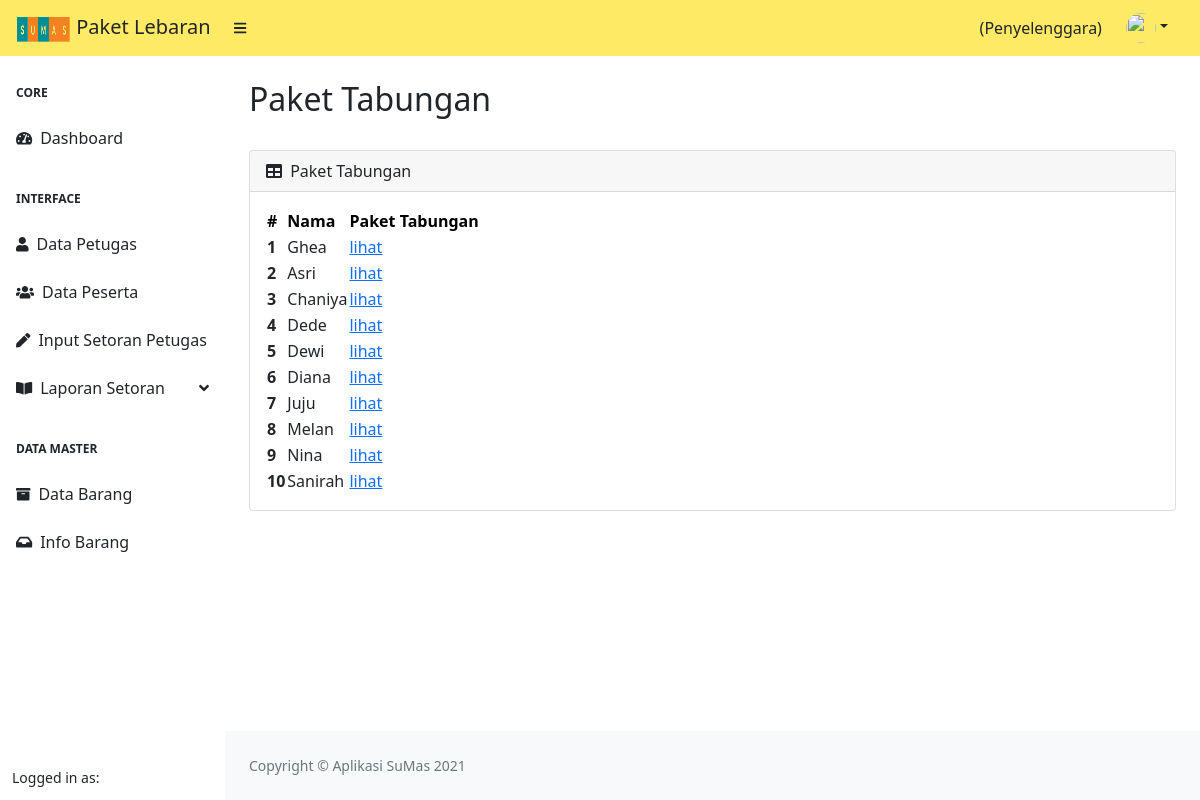
Page /index.php/penyelenggara/paket_tabungan on the earlier database version.
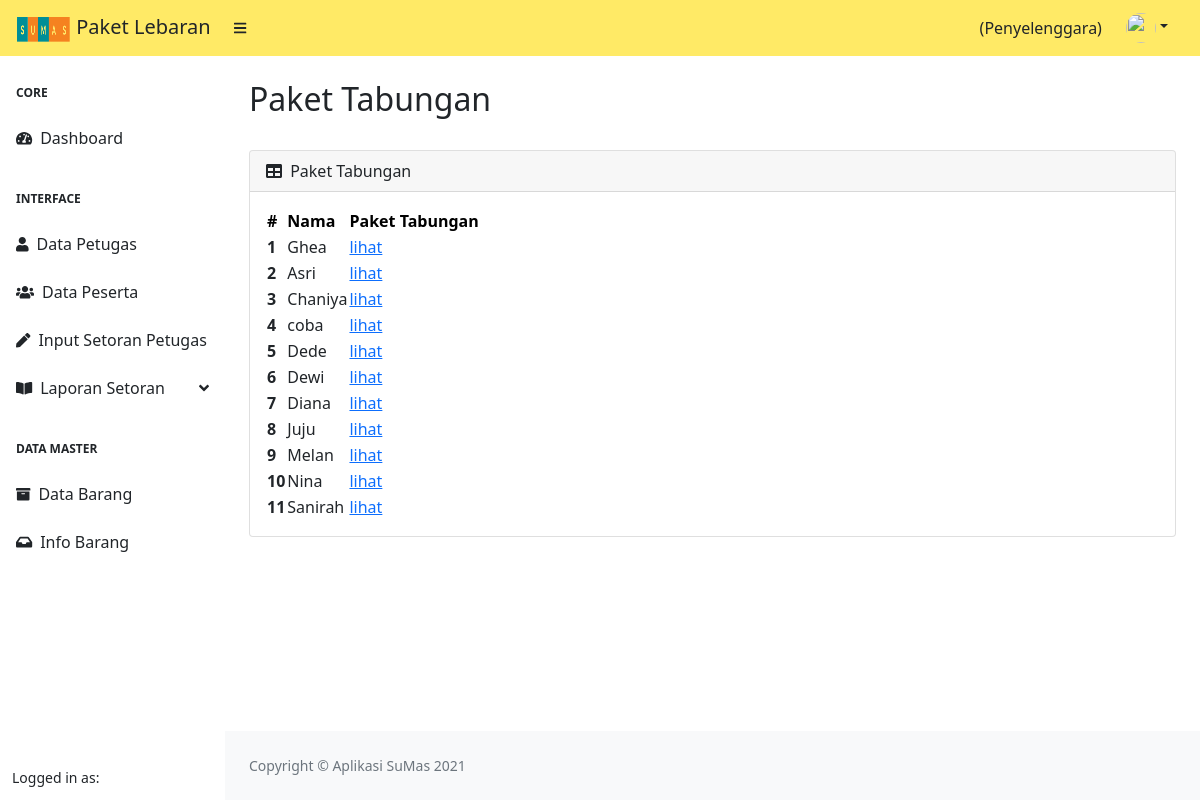
Same page on the later database version.
### tables this page shows
CREATE TABLE `user` (
  `id` int(11) NOT NULL,
  `nama_lengkap` varchar(225) NOT NULL,
  `alamat` varchar(225) NOT NULL,
  `no_hp` varchar(20) NOT NULL,
  `username` varchar(255) NOT NULL,
  `image` varchar(225) NOT NULL,
  `password` varchar(255) NOT NULL,
  `status` varchar(10) NOT NULL,
  `tabungan` varchar(225) DEFAULT NULL,
  `nama_petugas` varchar(50) NOT NULL,
  `id_petugas` int(11) NOT NULL,
  `created_at` datetime DEFAULT NULL
);

CREATE TABLE `target_barang` (
  `id_target_barang` int(11) NOT NULL,
  `id_user` int(11) NOT NULL,
  `id_barang` int(11) NOT NULL
);

### application/controllers/Penyelenggara.php (called while the page is built, shortened)
<?php
class Penyelenggara extends CI_Controller
{
    public function __construct()
    {
        $this->load->model('M_DataMaster');
        $this->load->model('M_Penyelenggara');
        $this->load->library('form_validation');
    }
    public function paket_tabungan()
    {
        $data['title'] = 'Paket Tabungan';
        $data['user'] = $this->db->get_where('penyelenggara', ['username' => $this->session->userdata('username')])->row_array();
        $data['rows'] = $this->M_Penyelenggara->getData()->result();
        $this->load->view('templates/header', $data);
        $this->load->view('templates/sidebar_penyelenggara', $data);
        $this->load->view('penyelenggara/paket_tabungan');
        $this->load->view('templates/footer');
    }
}

### index.php (called while the page is built, shortened)
<?php
require_once BASEPATH.'core/CodeIgniter.php';

### application/models/M_Penyelenggara.php (called while the page is built, shortened)
<?php
class M_Penyelenggara extends CI_Model
{
    public function getData()
    {
        $this->db->select('*, user.id as id_user');
        $this->db->from('user');
        $this->db->join('target_barang', 'target_barang.id_user = user.id', 'left');
        $this->db->join('barang', 'barang.id = target_barang.id_barang', 'left');
        $this->db->group_by('username');
        return $this->db->get();
    }
}

### application/views/penyelenggara/paket_tabungan.php (the view, shortened to what this page needs)
<div id="layoutSidenav_content">
    <main>
        <div class="container-fluid px-4">
            <h2 class="mt-4"><?= $title;  ?></h2>
            <div class="row">
                <div class="col-md-12">
                    <div class="card mb-4">
                        <div class="card-header">
                            <i class="fas fa-table me-1"></i>
                            Paket Tabungan
                        </div>
                        <div class="card-body">
                            <table id="datatablesSimple">
                                <thead>
                                    <tr class="table-warning">
                                        <th>#</th>
                                        <th>Nama</th>
                                        <th>Paket Tabungan</th>
                                    </tr>
                                </thead>
                                <tbody>
                                    <?php
                                    $count = 0;
                                    foreach ($rows as $row) :
                                        $count = $count + 1;
                                    ?>
                                        <tr>
                                            <th scope="row"><?= $count ?></th>
                                            <td><?= $row->nama_lengkap ?></td>
                                            <td><a href="<?= base_url('penyelenggara/detail_tabungan/') . $row->id_user  ?>">lihat</a></td>
                                        </tr>
                                    <?php endforeach; ?>
                                </tbody>
                            </table>
                        </div>
                    </div>
                </div>
            </div>
        </div>
    </main>

### application/views/templates/header.php (shortened to what this page needs)
<!DOCTYPE html>
<html lang="en">
<head>
    <link href="https://cdn.jsdelivr.net/npm/simple-datatables@latest/dist/style.css" rel="stylesheet" />
    <link href="<?= base_url('assets/css/styles.css')  ?>" rel="stylesheet" />
</head>

### application/views/templates/sidebar_penyelenggara.php (shortened to what this page needs)
<body class="sb-nav-fixed">
    <nav class="sb-topnav navbar navbar-expand navbar-dark" style="background-color: #ffea66;">
        <a class="navbar-brand ps-3 text-dark" href="<?= base_url('penyelenggara') ?>"><img src="<?= base_url('assets/img/logo/logo.png') ?>" alt="" width="55" height="30"> Paket Lebaran</a>
        <button class="btn btn-link btn-sm order-1 order-lg-0 me-4 me-lg-0 text-dark" id="sidebarToggle" href="#!"><i class="fas fa-bars"></i></button>
        <form class="d-none d-md-inline-block form-inline ms-auto me-0 me-md-3 my-2 my-md-0">
            <div class="input-group">
                <label for="" class="text-dark"><?= $user['nama_lengkap']; ?> (Penyelenggara)</label>
            </div>
        </form>
        <ul class="navbar-nav ms-auto ms-md-0 me-3 me-lg-4">
            <li class="nav-item dropdown">
                <a class="nav-link dropdown-toggle text-dark" id="navbarDropdown" href="#" role="button" data-bs-toggle="dropdown" aria-expanded="false"><img src="<?= base_url('assets/img/profile/') . $user['image']  ?>" alt="" class="img-fluid rounded-circle" style="width: 30px; height: 30px;"></a>
            </li>
        </ul>
    </nav>
    <div id="layoutSidenav">
        <div id="layoutSidenav_nav">
            <nav class="sb-sidenav accordion" id="sidenavAccordion">
                <div class="sb-sidenav-menu">
                    <div class="nav">
                        <div class="sb-sidenav-menu-heading">Core</div>
                        <a class="nav-link text-dark" href="<?= base_url('penyelenggara')  ?>">
                            <div class="sb-nav-link-icon text-dark"><i class="fas fa-tachometer-alt"></i></div>
                            Dashboard
                        </a>
                        <div class="sb-sidenav-menu-heading">Interface</div>
                        <a class="nav-link text-dark" href="<?= base_url('penyelenggara/data_petugas')  ?>">
                            <div class="sb-nav-link-icon text-dark"><i class="fas fa-user"></i></div>
                            Data Petugas
                        </a>
                        <a class="nav-link text-dark" href="<?= base_url('penyelenggara/data_peserta')  ?>">
                            <div class="sb-nav-link-icon text-dark"><i class="fas fa-users"></i></div>
                            Data Peserta
                        </a>
                        <a class="nav-link text-dark" href="<?= base_url('penyelenggara/pembayaran_offline')  ?>">
                            <div class="sb-nav-link-icon text-dark"><i class="fas fa-pen"></i></div>
                            Input Setoran Petugas
                        </a>
                        <a class="nav-link text-dark" href="#" data-bs-toggle="collapse" data-bs-target="#collapseLayouts" aria-expanded="false" aria-controls="collapseLayouts">
                            <div class="sb-nav-link-icon text-dark"><i class="fas fa-book-open"></i></div>
                            Laporan Setoran
                            <div class="sb-sidenav-collapse-arrow text-dark"><i class="fas fa-angle-down"></i></div>
                        </a>
                        <div class="sb-sidenav-menu-heading">Data Master</div>
                        <a class="nav-link text-dark" href="<?= base_url('penyelenggara/data_barang')  ?>">
                            <div class="sb-nav-link-icon text-dark"><i class="fas fa-archive"></i></div>
                            Data Barang
                        </a>
                        <a class="nav-link text-dark" href="<?= base_url('penyelenggara/info_barang')  ?>">
                            <div class="sb-nav-link-icon text-dark"><i class="fas fa-inbox"></i></div>
                            Info Barang
                        </a>
                    </div>
                </div>
                <div class="sb-sidenav-footer">
                    <div class="small">Logged in as:</div>
                </div>
            </nav>
        </div>

### application/views/templates/footer.php (shortened to what this page needs)
<footer class="py-4 bg-light mt-auto">
    <div class="container-fluid px-4">
        <div class="d-flex align-items-center justify-content-between small">
            <div class="text-muted">Copyright &copy; Aplikasi SuMas 2021</div>
        </div>
    </div>
</footer>
</div>
</div>
</body>
</html>

Differences in the rows shown:
added target_barang: id_user.nama_lengkap "coba"
